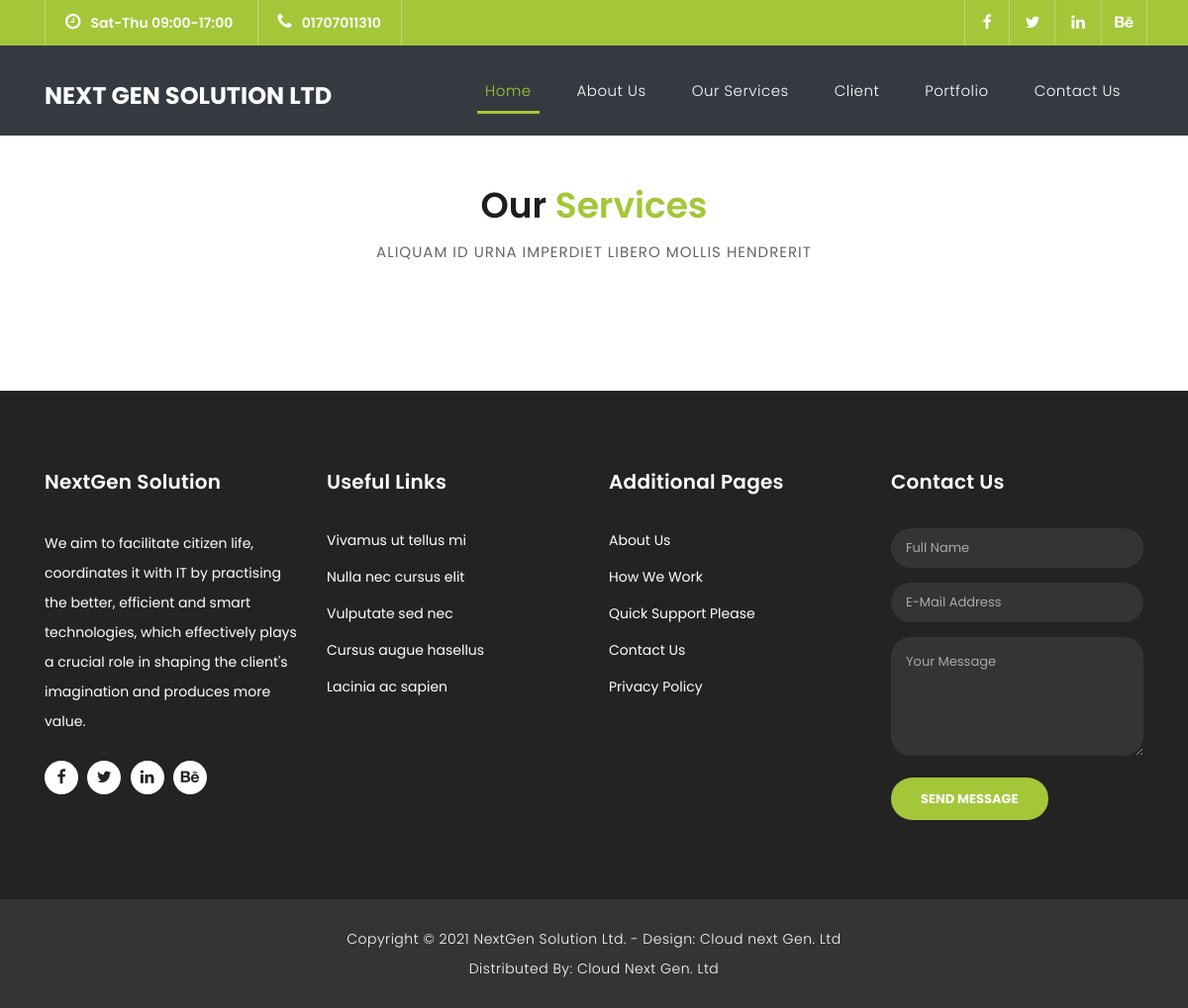
/services/, run on an earlier commit of the app's database.
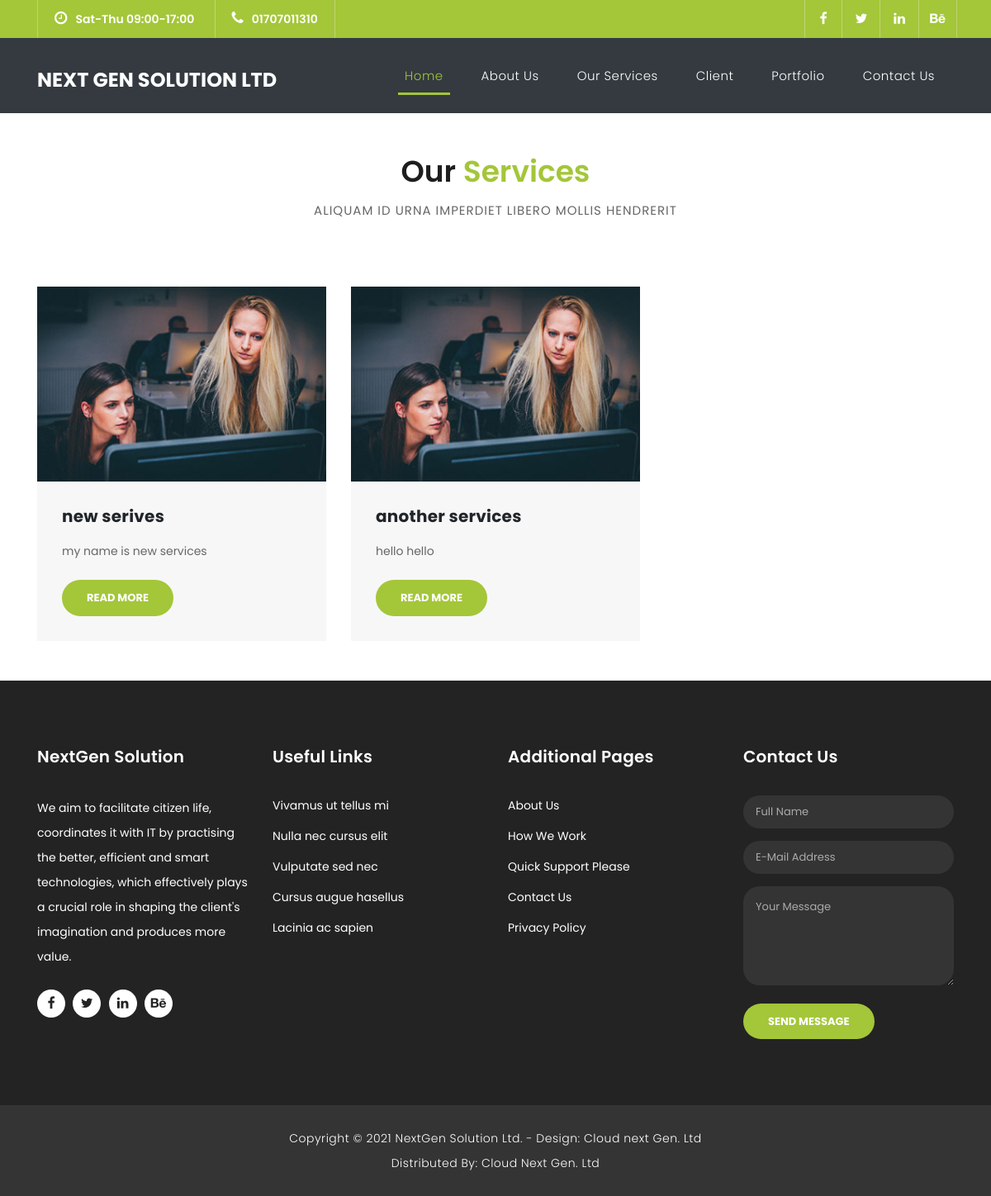
And on a later commit of the database.
### blog/models.py (models this page shows, shortened)
class services(models.Model):
    title =models.CharField(max_length=100)
    description =models.TextField(max_length=1000)

### blog/views.py (the view)
# urls.py: path('services/', views.service, name='service'),
def service(request):
    qs = services.objects.all()
    diction = {
        'Title':'services',
        'qs':qs
    }
    return render(request, 'services.html', context=diction)

### templates/services.html
{% extends 'base.html' %}
 {% load static  %}
 {% block content %}
<div class="services pb-5">
  <div class="container">
    <div class="row">
      <div class="col-md-12">
        <div class="section-heading">
          <h2>Our <em>Services</em></h2>
          <span>Aliquam id urna imperdiet libero mollis hendrerit</span>
        </div>
      </div>
      {% for i in qs %}
      <div class="col-md-4">
        <div class="service-item">
          <img src="{% static 'assets/images/service_01.jpg' %}" alt="">
          <div class="down-content">
            <h4> {{ i.title }}</h4>
            <p>{{ i.description|slice:":125"}}</p>
            <a href="{% url 'service-details' id=i.id %}" class="filled-button">Read More </a>
          </div>
        </div>
      </div>
      {% endfor %}
    </div>
  </div>
</div>
{% endblock %}

What changed in the data, as far as the page shows it:
added services: title "new serives", description "my name is new services"
added services: title "another services", description "hello hello"
